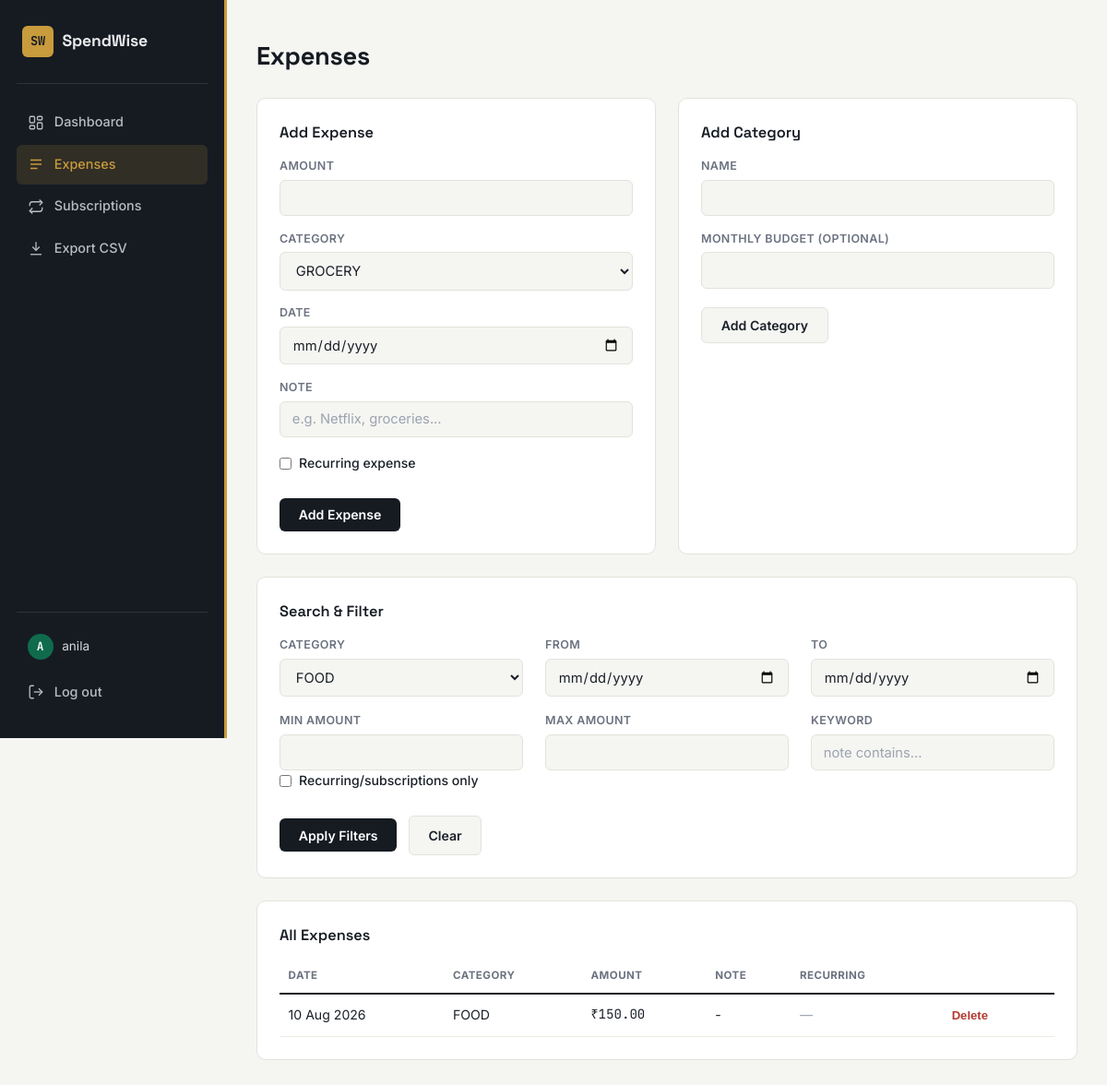
/expenses?category_id=2 (signed in), run on the app's committed database.
### app/models.py (models this page shows, shortened)
class User(UserMixin, db.Model):
    id = db.Column(db.Integer, primary_key=True)
    name = db.Column(db.String(100), nullable=False)
    email = db.Column(db.String(150), unique=True, nullable=False)
    password_hash = db.Column(db.String(256), nullable=False)
    categories = db.relationship("Category", backref="user", lazy=True, cascade="all, delete-orphan")
    expenses = db.relationship("Expense", backref="user", lazy=True, cascade="all, delete-orphan")

class Expense(db.Model):
    id = db.Column(db.Integer, primary_key=True)
    amount = db.Column(db.Float, nullable=False)
    note = db.Column(db.String(255), nullable=True)
    date = db.Column(db.Date, nullable=False, default=date.today)
    is_recurring = db.Column(db.Boolean, default=False)
    recurrence_period = db.Column(db.String(20), nullable=True)  # weekly / monthly / yearly
    last_reviewed_date = db.Column(db.Date, nullable=True)
    user_id = db.Column(db.Integer, db.ForeignKey("user.id"), nullable=False)
    category_id = db.Column(db.Integer, db.ForeignKey("category.id"), nullable=False)

class Category(db.Model):
    id = db.Column(db.Integer, primary_key=True)
    name = db.Column(db.String(100), nullable=False)
    monthly_budget = db.Column(db.Float, nullable=True)
    user_id = db.Column(db.Integer, db.ForeignKey("user.id"), nullable=False)
    expenses = db.relationship("Expense", backref="category", lazy=True)

### app/routes/expenses.py (the view)
@expenses_bp.route("/expenses")
@login_required
def list_expenses():
    query = Expense.query.filter_by(user_id=current_user.id)
    category_id = request.args.get("category_id")
    date_from = request.args.get("date_from")
    date_to = request.args.get("date_to")
    min_amount = request.args.get("min_amount")
    max_amount = request.args.get("max_amount")
    recurring_only = request.args.get("recurring_only")
    keyword = request.args.get("keyword", "").strip()
    if category_id:
        query = query.filter_by(category_id=int(category_id))
    if date_from:
        query = query.filter(Expense.date >= datetime.strptime(date_from, "%Y-%m-%d").date())
    if date_to:
        query = query.filter(Expense.date <= datetime.strptime(date_to, "%Y-%m-%d").date())
    if min_amount:
        query = query.filter(Expense.amount >= float(min_amount))
    if max_amount:
        query = query.filter(Expense.amount <= float(max_amount))
    if recurring_only:
        query = query.filter_by(is_recurring=True)
    if keyword:
        query = query.filter(Expense.note.ilike(f"%{keyword}%"))
    expenses = query.order_by(Expense.date.desc()).all()
    categories = Category.query.filter_by(user_id=current_user.id).all()
    return render_template(
        "expenses.html",
        expenses=expenses,
        categories=categories,
        filters=request.args,
    )

### app/__init__.py (called while the page is built)
def create_app():
    app = Flask(__name__)
    app.config.from_object(Config)
    db.init_app(app)
    login_manager.init_app(app)
    login_manager.login_view = "auth.login"
    from app.models import User
    @login_manager.user_loader
    def load_user(user_id):
        return User.query.get(int(user_id))
    from app.routes.auth import auth_bp
    from app.routes.expenses import expenses_bp
    from app.routes.dashboard import dashboard_bp
    app.register_blueprint(auth_bp)
    app.register_blueprint(expenses_bp)
    app.register_blueprint(dashboard_bp)
    with app.app_context():
        db.create_all()
    return app

### app/templates/expenses.html (shortened to what this page needs)
{% extends "base.html" %}
{% block content %}
<h1>Expenses</h1>
<div class="two-col">
    <div class="card">
        <h3>Add Expense</h3>
        <form method="POST" action="{{ url_for('expenses.add_expense') }}">
            <label>Amount</label>
            <input type="number" step="0.01" name="amount" required>
            <label>Category</label>
            <select name="category_id" required>
                {% for cat in categories %}
                    <option value="{{ cat.id }}">{{ cat.name }}</option>
                {% endfor %}
            </select>
            <label>Date</label>
            <input type="date" name="date" value="{{ [] and '' }}">
            <label>Note</label>
            <input type="text" name="note" placeholder="e.g. Netflix, groceries...">
            <label class="checkbox-label">
                <input type="checkbox" name="is_recurring" id="is_recurring"> Recurring expense
            </label>
            <button type="submit" class="btn btn-primary">Add Expense</button>
        </form>
    </div>
    <div class="card">
        <h3>Add Category</h3>
        <form method="POST" action="{{ url_for('expenses.add_category') }}">
            <label>Name</label>
            <input type="text" name="name" required>
            <label>Monthly Budget (optional)</label>
            <input type="number" step="0.01" name="monthly_budget">
            <button type="submit" class="btn btn-secondary">Add Category</button>
        </form>
    </div>
</div>
<div class="card">
    <h3>Search &amp; Filter</h3>
    <form method="GET" action="{{ url_for('expenses.list_expenses') }}" class="filter-form">
        <div class="filter-grid">
            <div>
                <label>Category</label>
                <select name="category_id">
                    {% for cat in categories %}
                        <option value="{{ cat.id }}" {% if filters.get('category_id')|string == cat.id|string %}selected{% endif %}>{{ cat.name }}</option>
                    {% endfor %}
                </select>
            </div>
            <div>
                <label>From</label>
                <input type="date" name="date_from" value="{{ filters.get('date_from', '') }}">
            </div>
            <div>
                <label>To</label>
                <input type="date" name="date_to" value="{{ filters.get('date_to', '') }}">
            </div>
            <div>
                <label>Min Amount</label>
                <input type="number" step="0.01" name="min_amount" value="{{ filters.get('min_amount', '') }}">
            </div>
            <div>
                <label>Max Amount</label>
                <input type="number" step="0.01" name="max_amount" value="{{ filters.get('max_amount', '') }}">
            </div>
            <div>
                <label>Keyword</label>
                <input type="text" name="keyword" placeholder="note contains..." value="{{ filters.get('keyword', '') }}">
            </div>
        </div>
        <label class="checkbox-label">
            <input type="checkbox" name="recurring_only" {% if filters.get('recurring_only') %}checked{% endif %}> Recurring/subscriptions only
        </label>
        <button type="submit" class="btn btn-primary">Apply Filters</button>
        <a href="{{ url_for('expenses.list_expenses') }}" class="btn btn-secondary" style="text-decoration:none;">Clear</a>
    </form>
</div>
<div class="card">
    <h3>All Expenses</h3>
    {% if expenses %}
    <table class="table">
        <thead>
            <tr><th>Date</th><th>Category</th><th>Amount</th><th>Note</th><th>Recurring</th><th></th></tr>
        </thead>
        <tbody>
            {% for e in expenses %}
            <tr>
                <td>{{ e.date.strftime('%d %b %Y') }}</td>
                <td>{{ e.category.name }}</td>
                <td class="amount">₹{{ "%.2f"|format(e.amount) }}</td>
                <td>{{ e.note or "-" }}</td>
                <td>{% if e.is_recurring %}<span class="tag tag-recurring">{{ e.recurrence_period|capitalize }}</span>{% else %}<span class="text-faint">—</span>{% endif %}</td>
                <td>
                    <form method="POST" action="{{ url_for('expenses.delete_expense', expense_id=e.id) }}" onsubmit="return confirm('Delete this expense?');">
                        <button type="submit" class="btn-link">Delete</button>
                    </form>
                </td>
            </tr>
            {% endfor %}
        </tbody>
    </table>
    {% else %}
    <p class="empty-state">No expenses yet. Add your first one above!</p>
    {% endif %}
</div>
{% endblock %}

### app/templates/base.html (shortened to what this page needs)
<!DOCTYPE html>
<html lang="en">
<head>
    <link rel="stylesheet" href="{{ url_for('static', filename='css/style.css') }}">
</head>
<body class="{{ 'has-sidebar' if current_user.is_authenticated else '' }}">
    {% if current_user.is_authenticated %}
    <aside class="sidebar">
        <div class="sidebar-brand">
            <span class="brand-mark">SW</span>
            <span class="brand-name">SpendWise</span>
        </div>
        <nav class="sidebar-nav">
            <a href="{{ url_for('dashboard.index') }}" class="nav-item {{ 'active' if request.endpoint == 'dashboard.index' }}">
                <svg viewBox="0 0 24 24" fill="none" stroke="currentColor" stroke-width="1.75"><rect x="3" y="3" width="7" height="9" rx="1.5"/><rect x="14" y="3" width="7" height="5" rx="1.5"/><rect x="14" y="12" width="7" height="9" rx="1.5"/><rect x="3" y="16" width="7" height="5" rx="1.5"/></svg>
                <span>Dashboard</span>
            </a>
            <a href="{{ url_for('expenses.list_expenses') }}" class="nav-item {{ 'active' if request.endpoint == 'expenses.list_expenses' }}">
                <svg viewBox="0 0 24 24" fill="none" stroke="currentColor" stroke-width="1.75"><path d="M4 6h16M4 12h16M4 18h10"/></svg>
                <span>Expenses</span>
            </a>
            <a href="{{ url_for('dashboard.subscriptions') }}" class="nav-item {{ 'active' if request.endpoint == 'dashboard.subscriptions' }}">
                <svg viewBox="0 0 24 24" fill="none" stroke="currentColor" stroke-width="1.75"><path d="M17 2l4 4-4 4"/><path d="M3 11V9a4 4 0 0 1 4-4h14"/><path d="M7 22l-4-4 4-4"/><path d="M21 13v2a4 4 0 0 1-4 4H3"/></svg>
                <span>Subscriptions</span>
            </a>
            <a href="{{ url_for('dashboard.export_csv') }}" class="nav-item">
                <svg viewBox="0 0 24 24" fill="none" stroke="currentColor" stroke-width="1.75"><path d="M12 3v12"/><path d="M7 10l5 5 5-5"/><path d="M4 21h16"/></svg>
                <span>Export CSV</span>
            </a>
        </nav>
        <div class="sidebar-footer">
            <div class="user-chip">
                <span class="user-avatar">{{ current_user.name[0]|upper }}</span>
                <span class="user-name">{{ current_user.name }}</span>
            </div>
            <a href="{{ url_for('auth.logout') }}" class="nav-item logout">
                <svg viewBox="0 0 24 24" fill="none" stroke="currentColor" stroke-width="1.75"><path d="M9 21H5a2 2 0 0 1-2-2V5a2 2 0 0 1 2-2h4"/><path d="M16 17l5-5-5-5"/><path d="M21 12H9"/></svg>
                <span>Log out</span>
            </a>
        </div>
    </aside>
    {% endif %}
    <main class="main-area">
        <div class="container">
            {% block content %}{% endblock %}
        </div>
    </main>
</body>
</html>

### data on the page
User: name "A", name "anila"
Expense: date "10 Aug 2026", category.name "FOOD", amount "150.00", note "-"

### other printed values
form field category_id "GROCERY"
form field category_id "FOOD"
